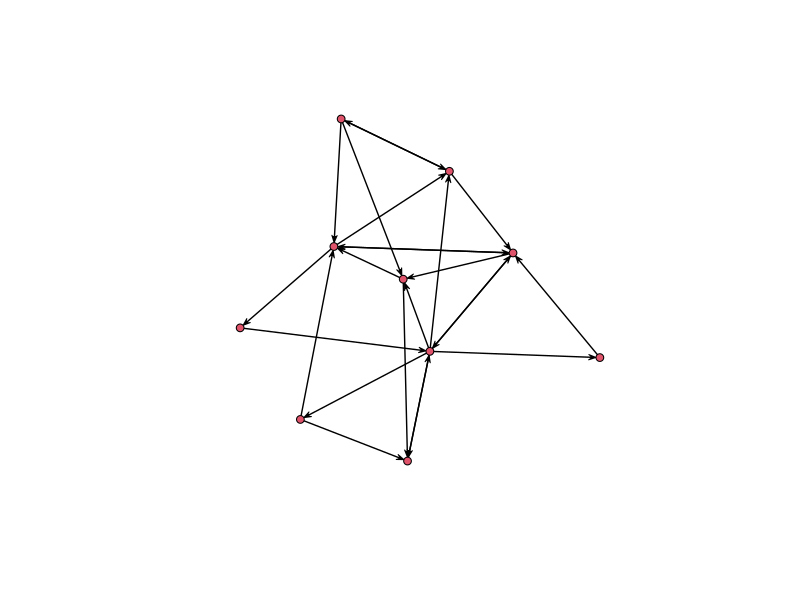
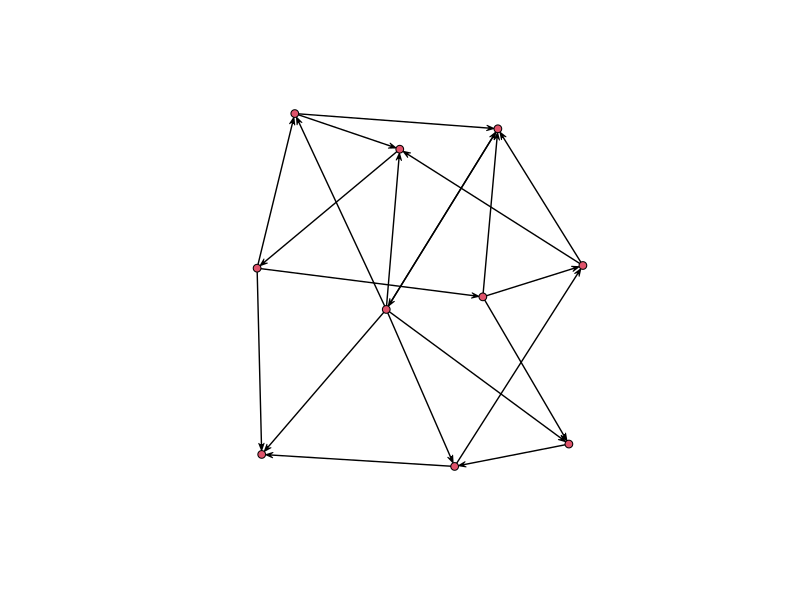
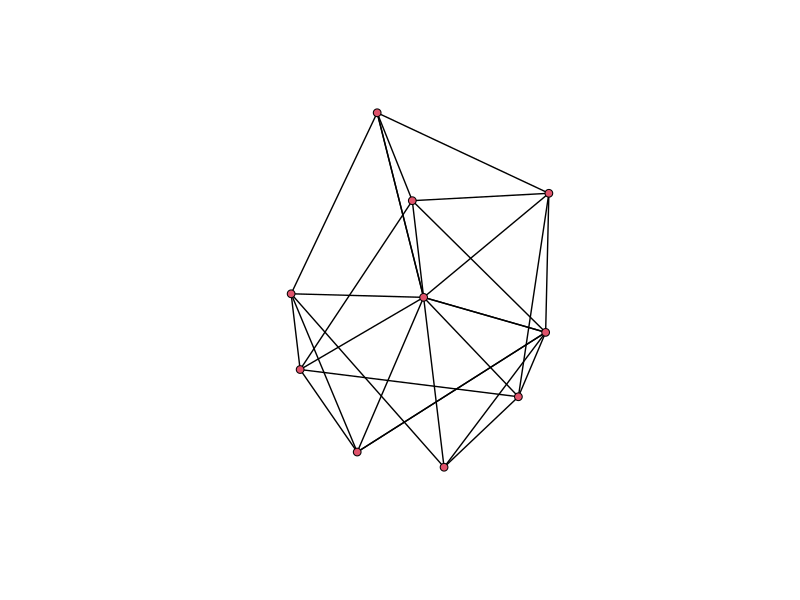
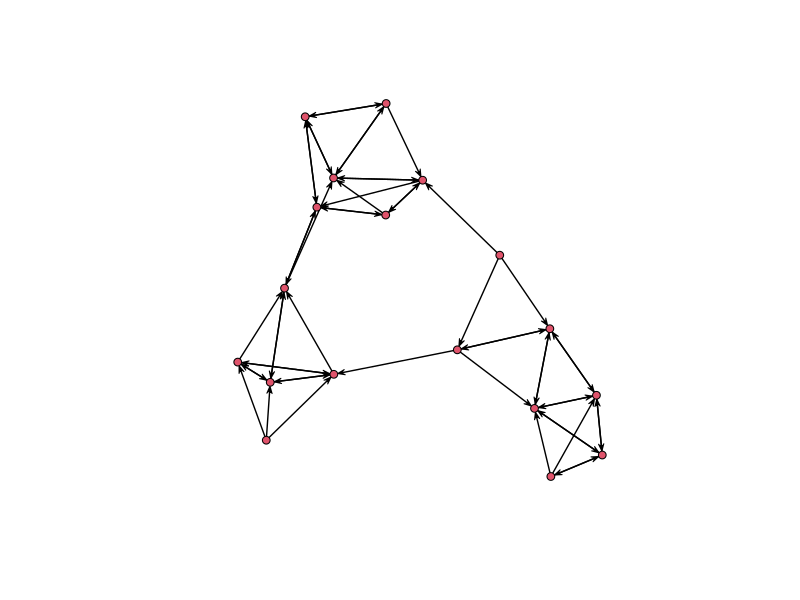
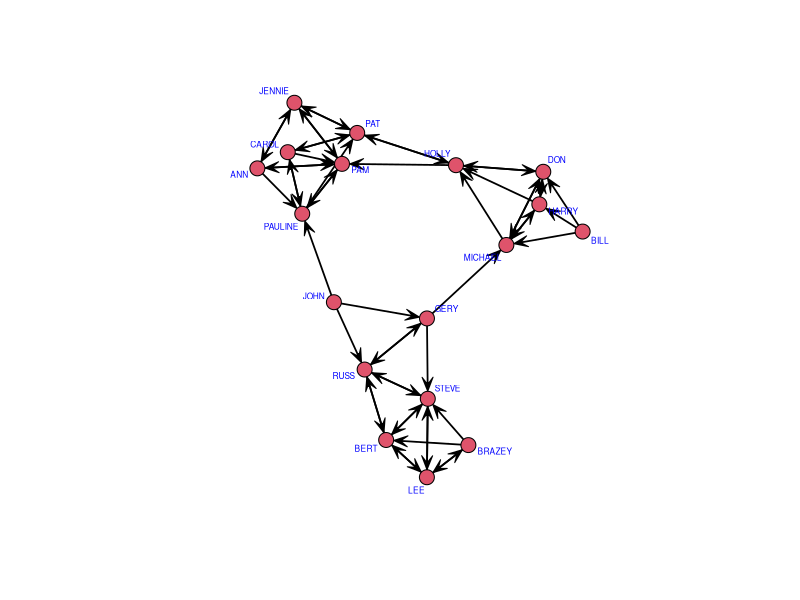
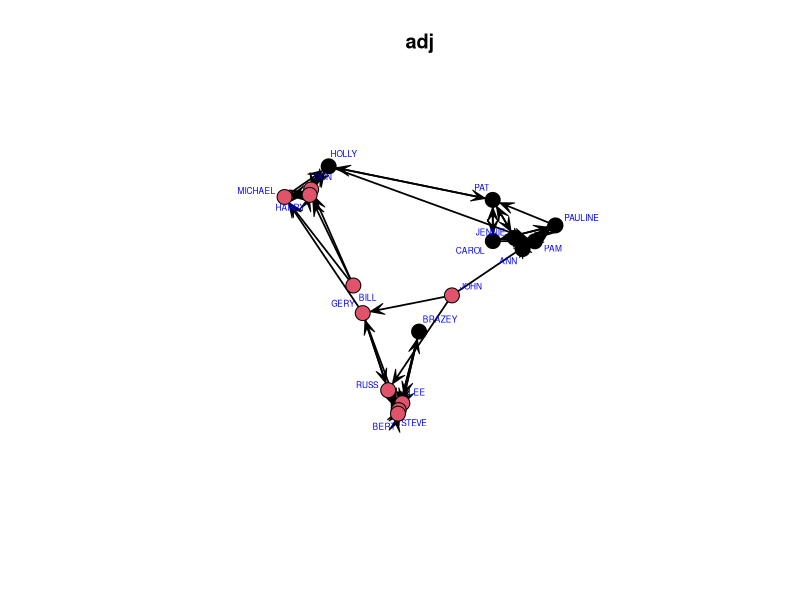
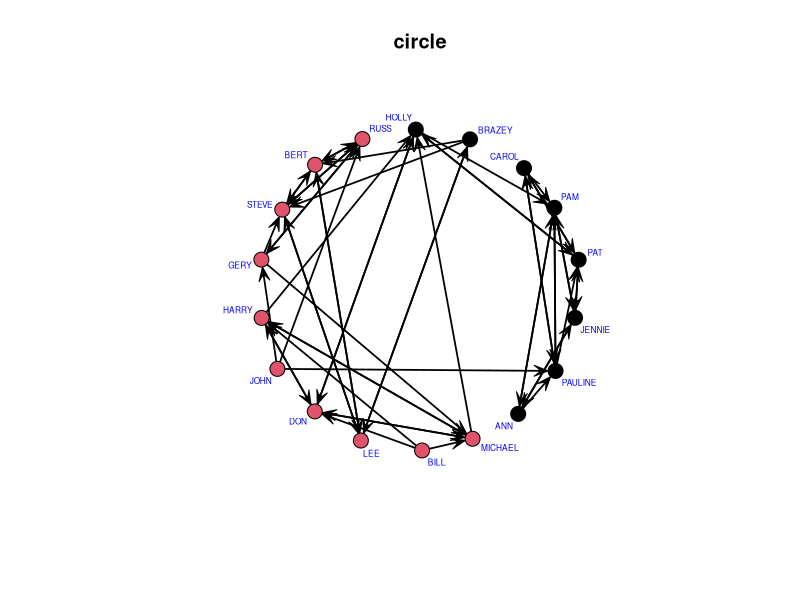
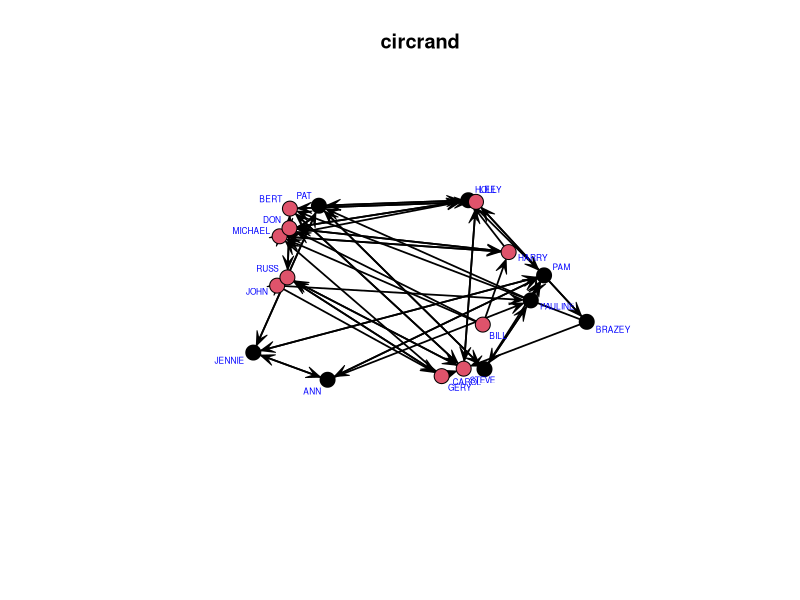

Reproduce these figures in R, in order.
## ---- chunk 1
# Loading the necessary libraries:
library(sna)

# sna stands for social network analysis. This library contains several routines for analysing networks.
# See the user guide for more information: https://cran.r-project.org/web/packages/sna/sna.pdf
## ---- chunk 2
# A random graph is a graph where the vertices are fixed, but the edges are drawn randomly and 
# independently from a Bernoulli distribution.

# Create an adjacency matrix for a single (m = 1) random graph with n vertices and edge probability tprob:
A <- rgraph(n=10 #Number of vertices 
            ,m=1 #Number of matrices to be made
            ,tprob=.25) #Probability of an edge

# Convert the adjacency matrix into a network object:
net_1 <- network(A, directed=TRUE, loops=FALSE, bipartite=FALSE, matrix.type="adjacency")

# We can also just use the defaults and write:
net_1 <- network(A)

# Summarise information about our network:
summary(net_1)

# A simple plot of the network:
plot(net_1)
## ---- chunk 3
# Setting the random seed for reproducibility:
set.seed(1)

# "Random" numbers generated by a computer are not really random, but they can seem to be to humans.
# By setting the random "seed", we fix the sequence of random numbers. The next random graph we 
# create will be the same upon repeated runs of this script.

# We can also use rgraph to create an edge list:
el <- rgraph(n=10, m=1, tprob=.25, return.as.edgelist=T)

# The edge list is an [m x 3] matrix where m is the number of edges. The first column is the vertex
# the edge originates at, the second the vertex it terminates at and the final one the weight:
el

# We can create, plot and summarise this network as before:
net_2 <- network(el, directed=TRUE, loops=FALSE, bipartite=FALSE, matrix.type="edgelist")
summary(net_2)
plot(net_2)

# We can also use the shorter version, as the network command automatically infers that this is an edge list:
net_2 <- network(el)
## ---- chunk 4
# We can report various properties of our network:
is.network(net_2)        # Is it a network?
is.bipartite(net_2)      # Is it bipartite?
is.directed(net_2)       # Is it directed?
has.loops(net_2)         # Are loops allowed?  
network.size(net_2)      # What is the number of vertices, order of the network (as mentioned in the slides this is also sometimes called size)?
network.edgecount(net_2) # What is the number of edges?

# We can also access and modify particular edges:
    #Notice, that we are merely looking up the adjacency matrix
summary(net_2)
net_2[3,5]               # The edge from vertex 3 to vertex 5 (not present).
net_2[1:3,1:3]           # A submatrix of the adjacency.
net_2[3,5] <- 1          # Adding and edge from vertex 3 to 5.
net_2[1,]  <- 1          # Set edges from vertex 1 to all other vertices.
summary(net_2)

# Notice that [1,1] remained 0 after the final modification, because we set loops to false.
# Similarly, networks with directed set to false will be symmetrised.

# We can also add vertices and edges with these commands:
add.vertices(net_2, 2)
add.edges(net_2, 11,12)

# And we can delete them:
get.edgeIDs(net_2, 11)
delete.edges(net_2, get.edgeIDs(net_2, 11))
delete.vertices(net_2, 11)
delete.vertices(net_2, 11)
## ---- chunk 5
# List the attributes of our network:
list.network.attributes(net_2)

# We can then get the values a particular attribute:
get.network.attribute(net_2, "bipartite")
get.network.attribute(net_2, list.network.attributes(net_2)[2])

# Similary, vertex and edge attributes:
list.vertex.attributes(net_2)
list.edge.attributes(net_2)

# The built-in "na" attribute tells you if a vertex/edge is "missing" or not.
# This refers to missing data, not if an edge is present or absent:
get.vertex.attribute(net_2, "na")
get.edge.attribute(net_2, "na")

# The vertex names (ids):
get.vertex.attribute(net_2, "vertex.names")
## ---- chunk 6
# We can also add attributes:
set.edge.attribute(net_2, "new-attribute", 77)
list.edge.attributes(net_2)

# We can use either of the two to get the attribute values:
get.edge.attribute(net_2, "new-attribute")
get.edge.value(net_2, "new-attribute")

# Add a "gender" attribute for each vertex:
gender <- c(2,1,2,2,1,2,1,1,2,2)
set.vertex.attribute(net_2, "gender", gender)
list.vertex.attributes(net_2)
get.vertex.attribute(net_2, "gender")
## ---- chunk 7
# Change the vertex names:
names <- c("John", "Mary", "Tom", "Bob", "Ann", "Pete", "Kate", "Jill", "George", "Tim")
set.vertex.attribute(net_2, "vertex.names", names)
get.vertex.attribute(net_2, "vertex.names")
summary(net_2)
## ---- chunk 8
# Add a "year" attribute to the network:
set.network.attribute(net_2, "year", 2008)
list.network.attributes(net_2)
get.network.attribute(net_2, "year")
## ---- chunk 9
# Change the network to undirected by changing the "directed" attribute:
set.network.attribute(net_2, "directed", F)
summary(net_2)
plot(net_2)

# You can also delete attributes:
delete.network.attribute(net_2,"year")
delete.edge.attribute(net_2,"new-attribute")
delete.vertex.attribute(net_2,"gender")
## ---- chunk 10
# We can also get and set attributes using shorthand operators:
net_2 %n% "year" <- 2009          # %n% is for network
net_2 %n% "year"

net_2 %e% "new-attribute" <- 88   # %e% for edges.
net_2 %e% "new-attribute"     

net_2 %v% "gender" <- gender      # %v% for vertices.
net_2 %v% "gender"

summary(net_2)
## ---- chunk 11
# Loading the necessary libraries:
library(sna)
## ---- chunk 12
# Import the data:
campnet <- read.csv(file="Data/2b - campnet.csv", header=T, row.names=1, as.is=T)

# See the first few columns of the data:
head(campnet)

# The campnet dataset contains interactions among 18 people participating in a workshop (including 4 instructors). 
# An edge from vertex i to j indicates that person i listed person j as one of their top three interactors.

# Reading in the attributes:
campnet.attr <- read.csv(file="Data/2c - campnet_attr.csv", header=T, as.is=T)
campnet.attr
## ---- chunk 13
# Set up the adjacency matrix and network:
A = as.matrix(campnet)
camp_net <- network(A)
summary(camp_net)
## ---- chunk 14
# We can use the basic plot function to visualise the network:
plot(camp_net)

# sna also has the more flexible gplot function:
gplot(camp_net
      ,mode = "fruchtermanreingold" # The "mode" parameter selects the network layout.
      ,displaylabels = T # "displaylabels" shows the vertex labels.
      ,label.cex = 0.5 # label.cex = 0.5 sets the vertex label size to 0.5 of the default size.
      ,label.col="blue") # label.col = "blue" sets the color of all the labels to blue.
## ---- chunk 15
# Next we colour the vertices by gender:

modes <- c("adj","circle","circrand","eigen","fruchtermanreingold","geodist","hall","kamadakawai","mds","princoord","random","rmds","segeo","seham","spring","springrepulse","target")

for (i in modes) {
  gplot(camp_net
      ,mode = i #The network layout
      ,displaylabels = T
      ,label.cex = 0.5
      ,label.col = "blue"
      ,vertex.col = campnet.attr$Gender
      ,main = i)
}
## ---- chunk 16
# We can also ask R for specific colours for gender. First let's check out the colour names that R knows about:
colors()

# Create a vector of colours depending on gender:
vertex_colours <- ifelse(campnet.attr$Gender=="1","yellow","green")

# Then we plot:
gplot(camp_net, mode="fruchtermanreingold", displaylabels=T, label.cex=0.5, label.col="blue", vertex.col=vertex_colours)

# Notice that if we run the same command again, the vertex layout typically changes:
gplot(camp_net, mode="fruchtermanreingold", displaylabels=T, label.cex=0.5, label.col="blue", vertex.col=vertex_colours)

# This is normal, many layout algorithms return slightly different layouts upon repeated runs. However, suppose we want to 
# visualise the same network with different colourings. Then we want the vertices to be in the same place in all the figures.

# We can save the layout coordinates:
layout_coordinates <- gplot(camp_net, mode="fruchtermanreingold", displaylabels=T, label.cex=0.5, label.col="blue", vertex.col=vertex_colours)

# Then we can plot again using the same coordinates:
gplot(camp_net, displaylabels=T, label.cex=0.5, label.col="blue", vertex.col=campnet.attr$Role, coord = layout_coordinates, vertex.cex = 3)

# Examine the help file to find many more parameters controlling network visualisation: 
?sna::gplot
## ---- chunk 17
# To save the plot to file, we first start a graphic device for PDFs, plot, and finally close the PDF device:
pdf("test.pdf")
gplot(camp_net, displaylabels=T, label.cex=0.5, label.col="blue", vertex.col=vertex_colours, coord=layout_coordinates)
dev.off()
